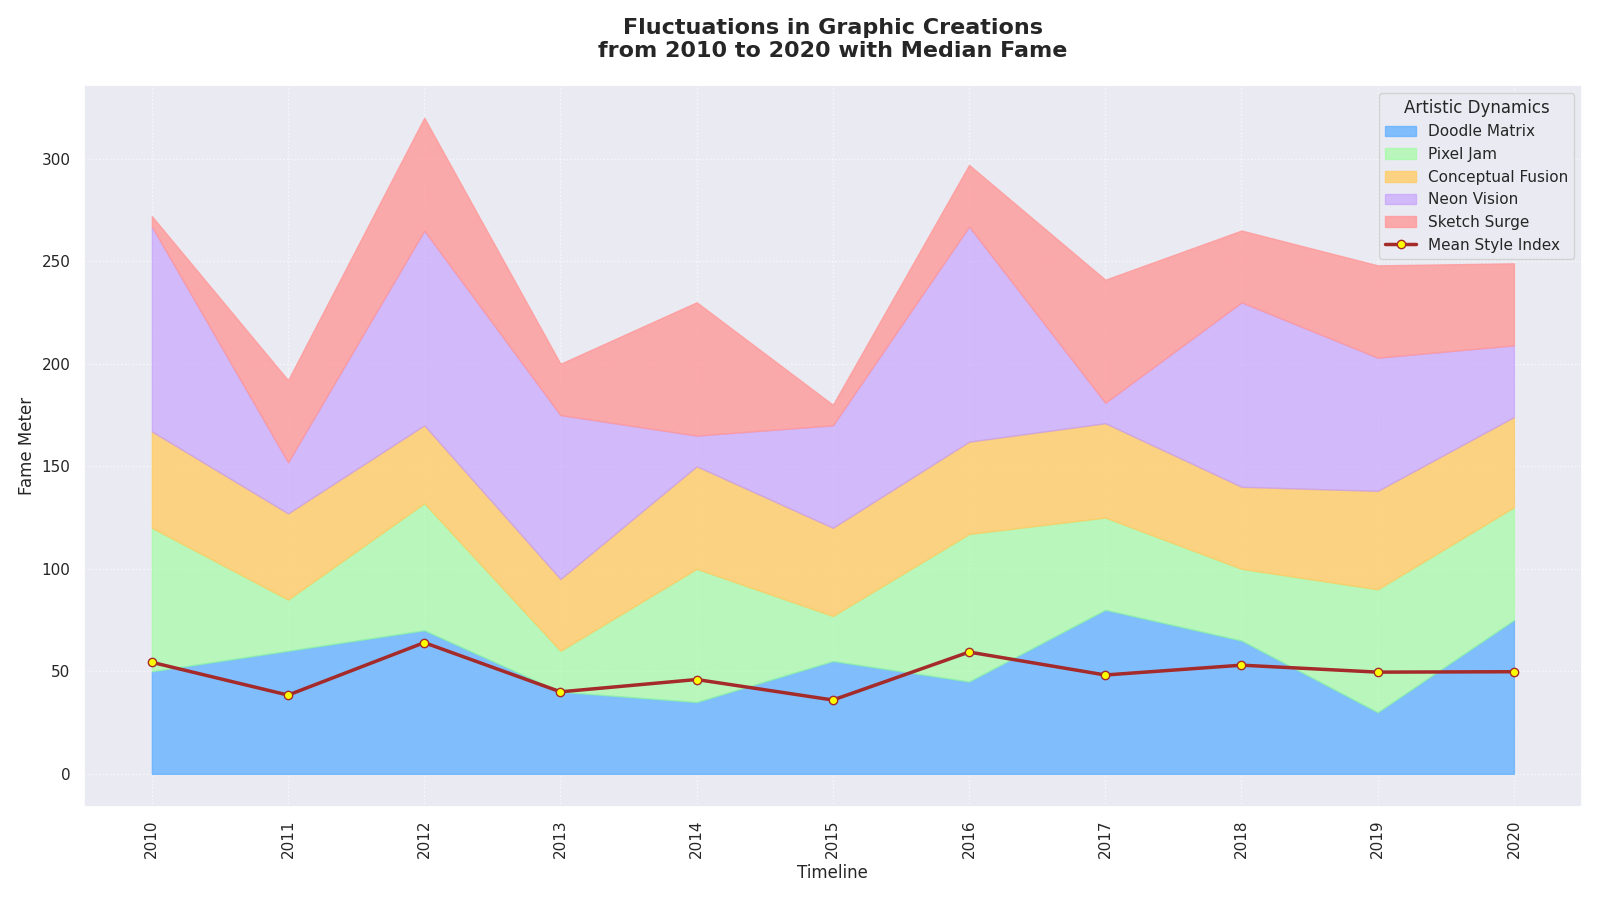

Generate this figure with Python:
import matplotlib.pyplot as plt
import numpy as np

years = np.arange(2010, 2021)
vector_art = np.array([50, 60, 70, 40, 35, 55, 45, 80, 65, 30, 75])
pixel_art = np.array([70, 25, 62, 20, 65, 22, 72, 45, 35, 60, 55])
concept_art = np.array([47, 42, 38, 35, 50, 43, 45, 46, 40, 48, 44])
cyberpunk = np.array([100, 25, 95, 80, 15, 50, 105, 10, 90, 65, 35])
doodle_art = np.array([5, 40, 55, 25, 65, 10, 30, 60, 35, 45, 40])

cumulative_vector_art = vector_art
cumulative_pixel_art = cumulative_vector_art + pixel_art
cumulative_concept_art = cumulative_pixel_art + concept_art
cumulative_cyberpunk = cumulative_concept_art + cyberpunk
cumulative_doodle_art = cumulative_cyberpunk + doodle_art

average_popularity = (vector_art + pixel_art + concept_art + cyberpunk + doodle_art) / 5

plt.figure(figsize=(16, 9))

plt.fill_between(years, 0, cumulative_vector_art, color='#66B2FF', label='Doodle Matrix', alpha=0.8)  # Randomly altered label
plt.fill_between(years, cumulative_vector_art, cumulative_pixel_art, color='#99FF99', label='Pixel Jam', alpha=0.6)  # Randomly altered label
plt.fill_between(years, cumulative_pixel_art, cumulative_concept_art, color='#FFCC66', label='Conceptual Fusion', alpha=0.8)  # Randomly altered label
plt.fill_between(years, cumulative_concept_art, cumulative_cyberpunk, color='#C299FF', label='Neon Vision', alpha=0.6)  # Randomly altered label
plt.fill_between(years, cumulative_cyberpunk, cumulative_doodle_art, color='#FF9999', label='Sketch Surge', alpha=0.8)  # Randomly altered label

plt.plot(years, average_popularity, color='brown', linewidth=2.5, linestyle='-', marker='o', markerfacecolor='yellow', label='Mean Style Index')  # Randomly altered title

plt.title('Fluctuations in Graphic Creations\nfrom 2010 to 2020 with Median Fame', fontsize=16, fontweight='bold', pad=20)  # Randomly altered title
plt.xlabel('Timeline', fontsize=12)  # Randomly altered label
plt.ylabel('Fame Meter', fontsize=12)  # Randomly altered label

plt.xticks(years, rotation=90, ha='center')

plt.grid(visible=True, linestyle=':', alpha=0.7, axis='both')

plt.legend(loc='upper right', title='Artistic Dynamics')  # Randomly altered legend title

plt.tight_layout()

plt.show()
